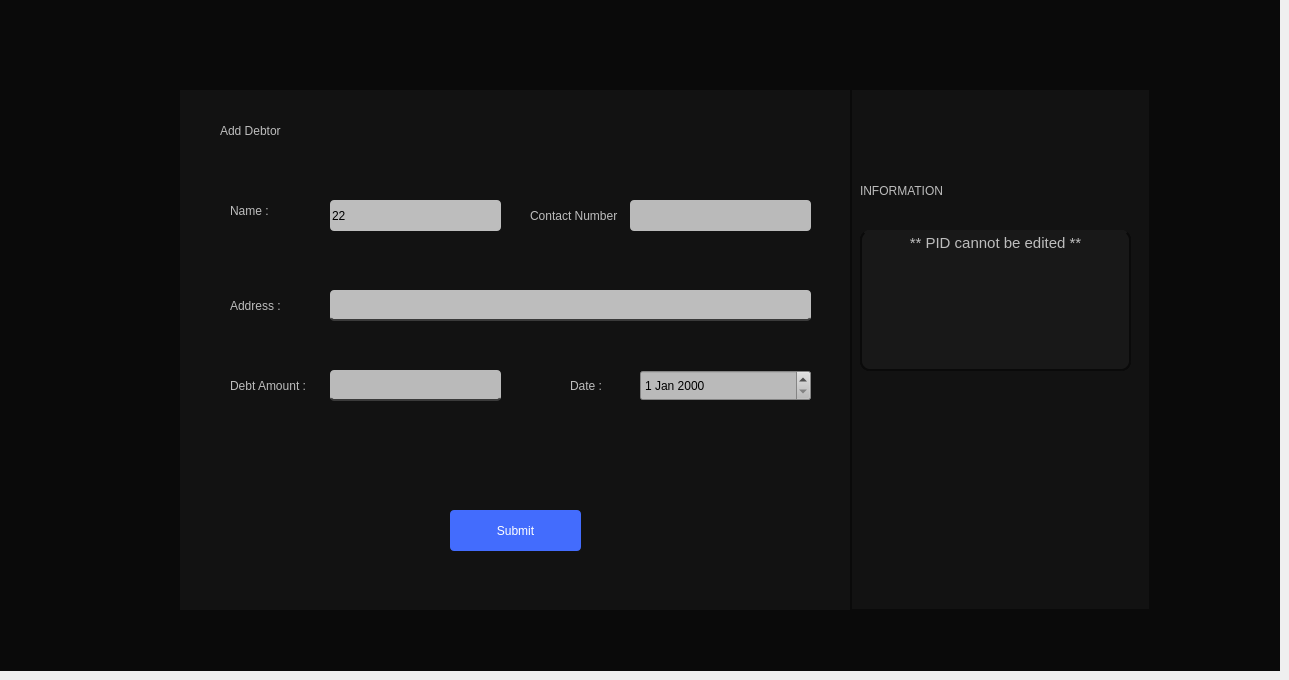
    <widget class="QWidget" name="addDebtor">
     <widget class="QWidget" name="widget_123" native="true">
      <property name="geometry">
       <rect>
        <x>0</x>
        <y>0</y>
        <width>1280</width>
        <height>671</height>
       </rect>
      </property>
      <property name="styleSheet">
       <string notr="true">max-width:1280px;
max-height:720px;
background:#0a0a0a;</string>
      </property>
      <widget class="QWidget" name="widget_124" native="true">
       <property name="geometry">
        <rect>
         <x>180</x>
         <y>90</y>
         <width>671</width>
         <height>520</height>
        </rect>
       </property>
       <property name="styleSheet">
        <string notr="true">max-width: 900px;
max-height: 520px;
background-color:#121212;</string>
       </property>
       <widget class="QLineEdit" name="debtorNameEdit">
        <property name="geometry">
         <rect>
          <x>150</x>
          <y>110</y>
          <width>171</width>
          <height>31</height>
         </rect>
        </property>
        <property name="styleSheet">
         <string notr="true">QLineEdit {
    background-color:rgb(189, 189, 189);/* Darker background */
    color: black;           /* Muted text color */
    border: none;
border-radius:4px;
}</string>
        </property>
        <property name="text">
         <string>22</string>
        </property>
       </widget>
       <widget class="QLabel" name="label_337">
        <property name="geometry">
         <rect>
          <x>40</x>
          <y>10</y>
          <width>181</width>
          <height>61</height>
         </rect>
        </property>
        <property name="styleSheet">
         <string notr="true">font: 16pt &quot;Sans Serif Collection&quot;;
border:none;
color:rgb(189, 189, 189);
</string>
        </property>
        <property name="text">
         <string>Add Debtor</string>
        </property>
       </widget>
       <widget class="QLabel" name="label_566">
        <property name="geometry">
         <rect>
          <x>50</x>
          <y>110</y>
          <width>71</width>
          <height>21</height>
         </rect>
        </property>
        <property name="styleSheet">
         <string notr="true">color:rgb(189, 189, 189);
font: 10pt &quot;Segoe UI&quot;;</string>
        </property>
        <property name="text">
         <string>Name :</string>
        </property>
       </widget>
       <widget class="QLabel" name="label_567">
        <property name="geometry">
         <rect>
          <x>350</x>
          <y>110</y>
          <width>91</width>
          <height>31</height>
         </rect>
        </property>
        <property name="styleSheet">
         <string notr="true">color:rgb(189, 189, 189);
font: 10pt &quot;Segoe UI&quot;;</string>
        </property>
        <property name="text">
         <string>Contact Number :</string>
        </property>
       </widget>
       <widget class="QLineEdit" name="debtorContactEdit">
        <property name="geometry">
         <rect>
          <x>450</x>
          <y>110</y>
          <width>181</width>
          <height>31</height>
         </rect>
        </property>
        <property name="styleSheet">
         <string notr="true">QLineEdit {
    background-color:rgb(186, 186, 186);/* Darker background */
    color: black;           /* Muted text color */
    border: none;
border-radius:4px;
}</string>
        </property>
        <property name="text">
         <string/>
        </property>
       </widget>
       <widget class="QLabel" name="label_568">
        <property name="geometry">
         <rect>
          <x>50</x>
          <y>200</y>
          <width>81</width>
          <height>31</height>
         </rect>
        </property>
        <property name="styleSheet">
         <string notr="true">color:rgb(189, 189, 189);
font: 10pt &quot;Segoe UI&quot;;</string>
        </property>
        <property name="text">
         <string>Address :</string>
        </property>
       </widget>
       <widget class="QLabel" name="label_569">
        <property name="geometry">
         <rect>
          <x>50</x>
          <y>280</y>
          <width>101</width>
          <height>31</height>
         </rect>
        </property>
        <property name="styleSheet">
         <string notr="true">color:rgb(189, 189, 189);
font: 10pt &quot;Segoe UI&quot;;</string>
        </property>
        <property name="text">
         <string>Debt Amount :</string>
        </property>
       </widget>
       <widget class="QLineEdit" name="debtorAddressEdit">
        <property name="geometry">
         <rect>
          <x>150</x>
          <y>200</y>
          <width>481</width>
          <height>31</height>
         </rect>
        </property>
        <property name="styleSheet">
         <string notr="true">border:none;
border-bottom: 2px solid #3a3a3a;
    background-color:rgb(189, 189, 189);
border-radius:4px;
color:#0a0a0a;</string>
        </property>
        <property name="text">
         <string/>
        </property>
       </widget>
       <widget class="QLineEdit" name="debtorAmountEdit">
        <property name="geometry">
         <rect>
          <x>150</x>
          <y>280</y>
          <width>171</width>
          <height>31</height>
         </rect>
        </property>
        <property name="styleSheet">
         <string notr="true">border:none;
border-bottom: 2px solid #3a3a3a;
background-color:rgb(186, 186, 186);
border-radius:4px;
color:#0a0a0a;</string>
        </property>
        <property name="text">
         <string/>
        </property>
       </widget>
       <widget class="QPushButton" name="addDebtorBtn_2">
        <property name="geometry">
         <rect>
          <x>270</x>
          <y>420</y>
          <width>131</width>
          <height>41</height>
         </rect>
        </property>
        <property name="styleSheet">
         <string notr="true">background:#436cfd;
font: 500 10pt &quot;Microsoft Sans Serif&quot;;
color:white;
border-radius: 4px;
</string>
        </property>
        <property name="text">
         <string>Submit</string>
        </property>
       </widget>
       <widget class="QDateEdit" name="dateEdit">
        <property name="geometry">
         <rect>
          <x>460</x>
          <y>280</y>
          <width>171</width>
          <height>31</height>
         </rect>
        </property>
        <property name="styleSheet">
         <string notr="true">background-color:rgb(186, 186, 186);</string>
        </property>
       </widget>
       <widget class="QLabel" name="label_583">
        <property name="geometry">
         <rect>
          <x>390</x>
          <y>280</y>
          <width>61</width>
          <height>31</height>
         </rect>
        </property>
        <property name="styleSheet">
         <string notr="true">color:rgb(189, 189, 189);
font: 10pt &quot;Segoe UI&quot;;</string>
        </property>
        <property name="text">
         <string>Date :</string>
        </property>
       </widget>
      </widget>
      <widget class="QWidget" name="widget_125" native="true">
       <property name="geometry">
        <rect>
         <x>850</x>
         <y>90</y>
         <width>301</width>
         <height>521</height>
        </rect>
       </property>
       <property name="styleSheet">
        <string notr="true">background:#121212;
border: 2px solid #0a0a0a;
border-top:none;</string>
       </property>
       <widget class="QWidget" name="widget_126" native="true">
        <property name="geometry">
         <rect>
          <x>10</x>
          <y>140</y>
          <width>271</width>
          <height>141</height>
         </rect>
        </property>
        <property name="styleSheet">
         <string notr="true">border-radius: 10px;
background:#181818;</string>
        </property>
        <widget class="QTextEdit" name="textEdit_4">
         <property name="geometry">
          <rect>
           <x>0</x>
           <y>0</y>
           <width>271</width>
           <height>141</height>
          </rect>
         </property>
         <property name="styleSheet">
          <string notr="true">font: 12pt &quot;Microsoft Sans Serif&quot;;
color:rgb(189, 189, 189);</string>
         </property>
         <property name="html">
          <string>&lt;!DOCTYPE HTML PUBLIC &quot;-//W3C//DTD HTML 4.0//EN&quot; &quot;http://www.w3.org/TR/REC-html40/strict.dtd&quot;&gt;
&lt;html&gt;&lt;head&gt;&lt;meta name=&quot;qrichtext&quot; content=&quot;1&quot; /&gt;&lt;meta charset=&quot;utf-8&quot; /&gt;&lt;style type=&quot;text/css&quot;&gt;
p, li { white-space: pre-wrap; }
hr { height: 1px; border-width: 0; }
li.unchecked::marker { content: &quot;\2610&quot;; }
li.checked::marker { content: &quot;\2612&quot;; }
&lt;/style&gt;&lt;/head&gt;&lt;body style=&quot; font-family:'Microsoft Sans Serif'; font-size:12pt; font-weight:400; font-style:normal;&quot;&gt;
&lt;p align=&quot;center&quot; style=&quot; margin-top:0px; margin-bottom:0px; margin-left:0px; margin-right:0px; -qt-block-indent:0; text-indent:0px;&quot;&gt;&lt;span style=&quot; font-family:'Segoe UI'; font-size:11pt;&quot;&gt;** PID cannot be edited **&lt;/span&gt;&lt;/p&gt;
&lt;p align=&quot;center&quot; style=&quot;-qt-paragraph-type:empty; margin-top:0px; margin-bottom:0px; margin-left:0px; margin-right:0px; -qt-block-indent:0; text-indent:0px; font-family:'Segoe UI'; font-size:11pt;&quot;&gt;&lt;br /&gt;&lt;/p&gt;
&lt;p align=&quot;center&quot; style=&quot;-qt-paragraph-type:empty; margin-top:0px; margin-bottom:0px; margin-left:0px; margin-right:0px; -qt-block-indent:0; text-indent:0px; font-family:'Segoe UI'; font-size:11pt;&quot;&gt;&lt;br /&gt;&lt;/p&gt;&lt;/body&gt;&lt;/html&gt;</string>
         </property>
        </widget>
       </widget>
       <widget class="QWidget" name="widget_127" native="true">
        <property name="geometry">
         <rect>
          <x>980</x>
          <y>0</y>
          <width>301</width>
          <height>720</height>
         </rect>
        </property>
        <property name="styleSheet">
         <string notr="true">background:#0a0a0a;
border: 2px solid #121212;
border-top:none;</string>
        </property>
        <widget class="QLabel" name="label_570">
         <property name="geometry">
          <rect>
           <x>20</x>
           <y>20</y>
           <width>111</width>
           <height>61</height>
          </rect>
         </property>
         <property name="styleSheet">
          <string notr="true">font: 16pt &quot;Sans Serif Collection&quot;;
border:none;</string>
         </property>
         <property name="text">
          <string>Overview</string>
         </property>
        </widget>
        <widget class="QWidget" name="widget_128" native="true">
         <property name="geometry">
          <rect>
           <x>20</x>
           <y>80</y>
           <width>271</width>
           <height>141</height>
          </rect>
         </property>
         <property name="styleSheet">
          <string notr="true">border-radius: 10px;
background:#181818;</string>
         </property>
         <widget class="QLabel" name="label_571">
          <property name="geometry">
           <rect>
            <x>30</x>
            <y>20</y>
            <width>71</width>
            <height>21</height>
           </rect>
          </property>
          <property name="styleSheet">
           <string notr="true">color:#494949;
</string>
          </property>
          <property name="text">
           <string>Total Sales:</string>
          </property>
         </widget>
         <widget class="QLabel" name="label_572">
          <property name="geometry">
           <rect>
            <x>30</x>
            <y>60</y>
            <width>71</width>
            <height>21</height>
           </rect>
          </property>
          <property name="styleSheet">
           <string notr="true">color:#494949;
</string>
          </property>
          <property name="text">
           <string>Total Profit:</string>
          </property>
         </widget>
         <widget class="QLabel" name="label_573">
          <property name="geometry">
           <rect>
            <x>30</x>
            <y>100</y>
            <width>91</width>
            <height>21</height>
           </rect>
          </property>
          <property name="styleSheet">
           <string notr="true">color:#494949;
</string>
          </property>
          <property name="text">
           <string>Remaining Stock:</string>
          </property>
         </widget>
         <widget class="QLabel" name="label_574">
          <property name="geometry">
           <rect>
            <x>170</x>
            <y>20</y>
            <width>91</width>
            <height>16</height>
           </rect>
          </property>
          <property name="styleSheet">
           <string notr="true">border:none;
color:#adadad;</string>
          </property>
          <property name="text">
           <string>4000</string>
          </property>
         </widget>
         <widget class="QLabel" name="label_575">
          <property name="geometry">
           <rect>
            <x>170</x>
            <y>60</y>
            <width>91</width>
            <height>16</height>
           </rect>
          </property>
          <property name="styleSheet">
           <string notr="true">border:none;
color:#adadad;</string>
          </property>
          <property name="text">
           <string>23%</string>
          </property>
         </widget>
         <widget class="QLabel" name="label_576">
          <property name="geometry">
           <rect>
            <x>170</x>
            <y>100</y>
            <width>91</width>
            <height>16</height>
           </rect>
          </property>
          <property name="styleSheet">
           <string notr="true">border:none;
color:#adadad;</string>
          </property>
          <property name="text">
           <string>3978</string>
          </property>
         </widget>
        </widget>
        <widget class="QLabel" name="label_577">
         <property name="geometry">
          <rect>
           <x>30</x>
           <y>240</y>
           <width>141</width>
           <height>61</height>
          </rect>
         </property>
         <property name="styleSheet">
          <string notr="true">font: 16pt &quot;Sans Serif Collection&quot;;
border:none;</string>
         </property>
         <property name="text">
          <string>Weekly Report</string>
         </property>
        </widget>
        <widget class="QTableWidget" name="tableWidget_31">
         <property name="geometry">
          <rect>
           <x>20</x>
           <y>310</y>
           <width>271</width>
           <height>231</height>
          </rect>
         </property>
         <property name="styleSheet">
          <string notr="true">QTableWidget, QTableView {
    border: 1px solid #121212;
    border-radius: 5px;
    gridline-color: #ddd;
    background-color: #adadad;
    font-size: 10px;
    font-family: Arial, sans-serif;
    color: #333;
    selection-background-color: #0078D7;
    selection-color: white;
}

QHeaderView::section {
    background-color:#0a0a0a;
    color: white;
    padding: 4px;
    border: 1px solid #121212;
    font-size: 10px;
    font-weight: bold;
    text-align: center;
}

QTableWidget::item, QTableView::item {
    padding: 2px;
    border-bottom: 1px solid #ddd;
    text-align: center;
}

QTableWidget::item:selected, QTableView::item:selected {
    background-color: #0078D7;
    color: white;
}

QTableCornerButton::section {
    background-color: #adadad;
    border: 1px solid #adadad;
	border-top-left-radius: 8px;
  
}
</string>
         </property>
         <row/>
         <row/>
         <row/>
         <row/>
         <column>
          <property name="text">
           <string>Total Sales</string>
          </property>
         </column>
         <column>
          <property name="text">
           <string>Total Profit</string>
          </property>
         </column>
         <column>
          <property name="text">
           <string>Remaining Debtors</string>
          </property>
         </column>
         <column>
          <property name="text">
           <string>Remaining Stock</string>
          </property>
         </column>
         <item row="0" column="0">
          <property name="text">
           <string>2123</string>
          </property>
         </item>
        </widget>
       </widget>
       <widget class="QLabel" name="label_578">
        <property name="geometry">
         <rect>
          <x>10</x>
          <y>70</y>
          <width>181</width>
          <height>61</height>
         </rect>
        </property>
        <property name="styleSheet">
         <string notr="true">font: 16pt &quot;Sans Serif Collection&quot;;
border:none;
color:rgb(189, 189, 189);
</string>
        </property>
        <property name="text">
         <string>INFORMATION</string>
        </property>
       </widget>
       <widget class="QPushButton" name="cross_3">
        <property name="geometry">
         <rect>
          <x>240</x>
          <y>10</y>
          <width>41</width>
          <height>41</height>
         </rect>
        </property>
        <property name="styleSheet">
         <string notr="true">border:none;
background:transparent;
</string>
        </property>
        <property name="text">
         <string/>
        </property>
       </widget>
       <widget class="QLabel" name="label_579">
        <property name="geometry">
         <rect>
          <x>250</x>
          <y>20</y>
          <width>21</width>
          <height>21</height>
         </rect>
        </property>
        <property name="styleSheet">
         <string notr="true">background-color:transparent;
background-image: url(&quot;:/new/prefix1/images/cancel-01-Stroke-Rounded.png&quot;);
    background-repeat: no-repeat;
    background-position: center;
    background-origin: content;
border:none;</string>
        </property>
        <property name="text">
         <string/>
        </property>
       </widget>
       <zorder>label_579</zorder>
       <zorder>widget_126</zorder>
       <zorder>widget_127</zorder>
       <zorder>label_578</zorder>
       <zorder>cross_3</zorder>
      </widget>
     </widget>
    </widget>
